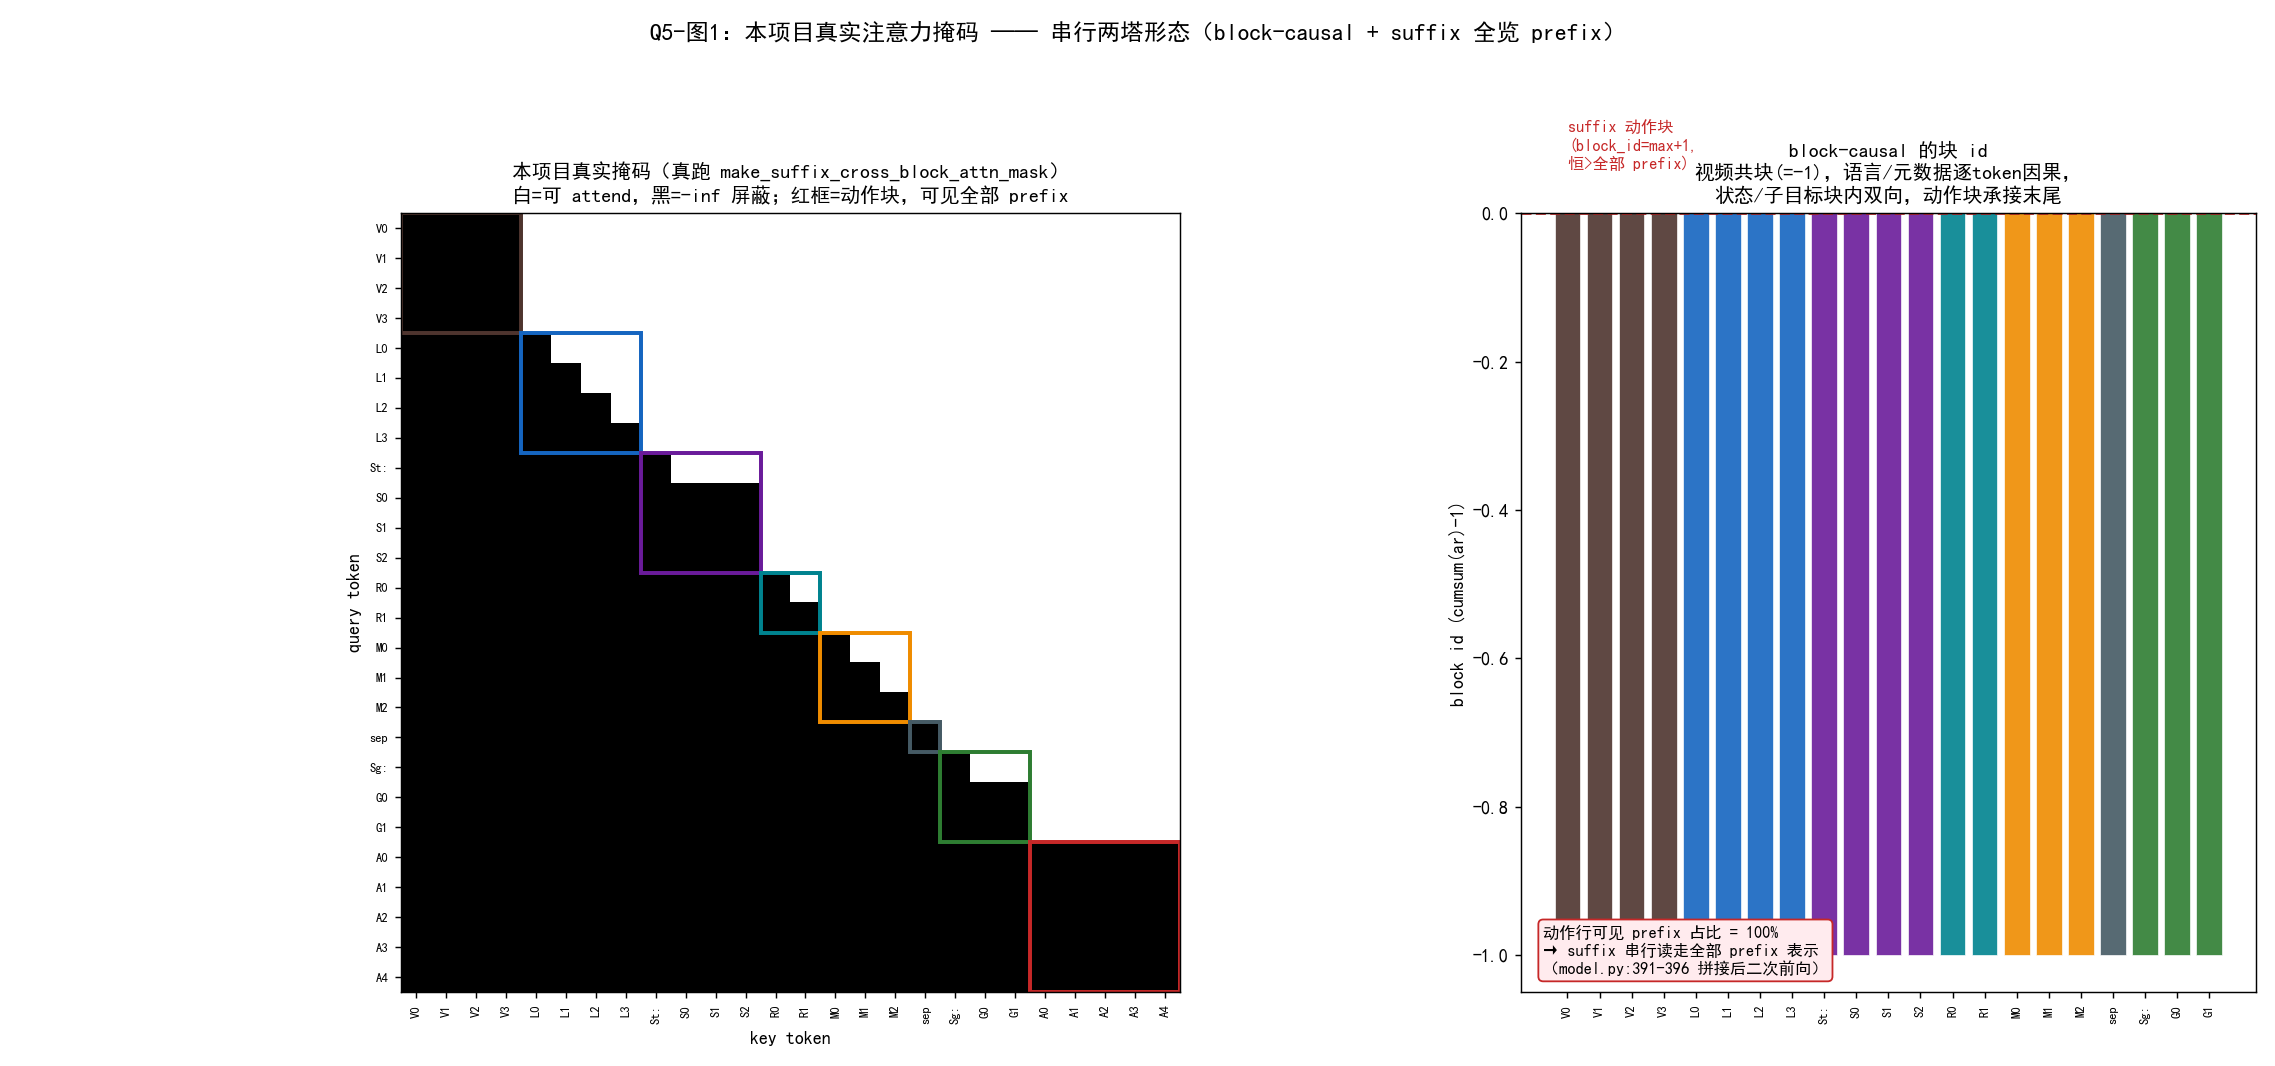

Recreate this plot in Python.
# -*- coding: utf-8 -*-
"""Q5-图1：本项目实际运行的注意力掩码（串行两塔 + block-causal）。

直接调用本项目的掩码函数跑出来的真实张量：
- make_block_attn_mask（src/models/vla/pi07/modules/attention.py:34）
- make_suffix_cross_block_attn_mask（同文件:76，suffix 可 cross-attend prefix）

按 model.py embed_prefix 布局（model.py:120-258）构造典型样本的 ar_mask：
  video(4,一块双向) | lang(4,逐token因果) | "State:"(1)+state(3,一块双向)
  | response(2) | metadata(3) | sep(1) | "Subgoal:"(1)+subgoal(2,一块双向)
  | suffix 动作块 chunk=5（块内双向）

关键结论（Q5 核心）：
本项目是串行两塔：prefix_model 跑完 N 层（model.py:357）-> 拼接（:391）
-> 才喂 action_model（:396）。动作块能看全部 prefix = "二次前向"形态。
与官方 interleaved 的差异见 Q5-图2/图3。
"""
from __future__ import annotations

import matplotlib.pyplot as plt
import numpy as np
import torch

from _shared import C_STD, OUT, setup_fonts
from models.vla.pi07.modules.attention import (
    block_ids,
    make_block_attn_mask,
    make_suffix_cross_block_attn_mask,
)

BLOCK_COLORS = {
    "video": "#4e342e", "lang": "#1565c0", "state": "#6a1b9a",
    "response": "#00838f", "metadata": "#ef8c00", "sep": "#455a64",
    "subgoal": "#2e7d32", "action": "#c62828",
}


def build_sample_ar():
    video_n, lang_n, state_n = 4, 4, 3
    resp_n, meta_n = 2, 3
    sg_n = 2
    chunk = 5
    ar = [False] * video_n                    # 视频：一块双向
    ar += [True] * lang_n                     # 语言：逐 token 因果
    ar += [True]                              # "State:" 指示（因果）
    ar += [True] + [False] * (state_n - 1)    # 状态块：双向
    ar += [True] * resp_n                     # response：逐 token 因果
    ar += [True] * meta_n                     # metadata：逐字段因果
    ar += [True]                              # 分隔符
    ar += [True]                              # "Subgoal:" 指示（因果）
    ar += [True] + [False] * (sg_n - 1)       # 子目标图像块：双向
    suffix_ar = [True] + [False] * (chunk - 1)  # 动作块内部双向
    prefix_ar = torch.tensor(ar, dtype=torch.bool)
    suffix_ar = torch.tensor(suffix_ar, dtype=torch.bool)
    return prefix_ar, suffix_ar, (video_n, lang_n, state_n, resp_n, meta_n, sg_n, chunk)


def block_label_of(idx, ns):
    video_n, lang_n, state_n, resp_n, meta_n, sg_n, chunk = ns
    segs = [(0, video_n, "video")]
    p = video_n
    segs.append((p, p + lang_n, "lang")); p += lang_n
    segs.append((p, p + 1, "state")); p += 1
    segs.append((p, p + state_n, "state")); p += state_n
    segs.append((p, p + resp_n, "response")); p += resp_n
    segs.append((p, p + meta_n, "metadata")); p += meta_n
    segs.append((p, p + 1, "sep")); p += 1
    segs.append((p, p + 1, "subgoal")); p += 1
    segs.append((p, p + sg_n, "subgoal")); p += sg_n
    for s, e, name in segs:
        if s <= idx < e:
            return name
    return "action"


def main():
    setup_fonts()
    prefix_ar, suffix_ar, ns = build_sample_ar()
    prefix_len = prefix_ar.shape[0]
    ids = block_ids(prefix_ar)[0]
    full = make_suffix_cross_block_attn_mask(prefix_len, suffix_ar, prefix_ar=prefix_ar)
    vis = (full == 0.0)[0].numpy()
    s_total = vis.shape[0]
    labels = ["V0", "V1", "V2", "V3", "L0", "L1", "L2", "L3", "St:",
              "S0", "S1", "S2", "R0", "R1", "M0", "M1", "M2", "sep",
              "Sg:", "G0", "G1", "A0", "A1", "A2", "A3", "A4"]
    block_of = [block_label_of(i, ns) for i in range(s_total)]
    action_see_prefix = vis[prefix_len:, :prefix_len].mean()
    print("s_total", s_total, "prefix_len", prefix_len)

    fig, axes = plt.subplots(1, 2, figsize=(17.5, 8.2),
                             gridspec_kw={"width_ratios": [2.1, 1.0]})
    # ---------------- 左：真实可见性矩阵 ----------------
    ax = axes[0]
    ax.imshow(vis, cmap="Greys", vmin=0, vmax=1)
    for name in ["video", "lang", "state", "response", "metadata", "sep",
                 "subgoal", "action"]:
        start, end = None, None
        for i, blk in enumerate(block_of):
            if blk == name:
                if start is None:
                    start = i
                end = i
        if start is not None:
            ax.add_patch(plt.Rectangle((start - 0.5, start - 0.5),
                                       end - start + 1, end - start + 1,
                                       fill=False, edgecolor=BLOCK_COLORS[name],
                                       linewidth=2.2))
    ax.set_xticks(range(s_total))
    ax.set_yticks(range(s_total))
    ax.set_xticklabels(labels, rotation=90, fontsize=7)
    ax.set_yticklabels(labels, fontsize=7)
    ax.set_xlabel("key token")
    ax.set_ylabel("query token")
    ax.set_title("本项目真实掩码（真跑 make_suffix_cross_block_attn_mask）\n"
                 "白=可 attend，黑=-inf 屏蔽；红框=动作块，可见全部 prefix",
                 fontsize=11)
    # ---------------- 右：block id + 结论 ----------------
    ax = axes[1]
    ids_np = ids.numpy()
    xs = np.arange(prefix_len)
    ax.bar(xs, ids_np, color=[BLOCK_COLORS[block_of[i]] for i in range(prefix_len)],
           alpha=0.9, edgecolor="white", linewidth=0.4)
    ax.axhline(ids_np.max() + 1, color=C_STD, linestyle="--", linewidth=1.5)
    ax.text(0.02, ids_np.max() + 1.06, "suffix 动作块\n(block_id=max+1,\n恒>全部 prefix)",
            color=C_STD, fontsize=9)
    ax.set_xticks(xs)
    ax.set_xticklabels(labels[:prefix_len], rotation=90, fontsize=7)
    ax.set_ylabel("block id (cumsum(ar)-1)")
    ax.set_title("block-causal 的块 id\n视频共块(=-1)，语言/元数据逐token因果，\n"
                 "状态/子目标块内双向，动作块承接末尾",
                 fontsize=11)
    ax.text(0.03, 0.02,
            f"动作行可见 prefix 占比 = {action_see_prefix*100:.0f}%\n"
            "→ suffix 串行读走全部 prefix 表示\n（model.py:391-396 拼接后二次前向）",
            transform=ax.transAxes, fontsize=9, va="bottom",
            bbox=dict(boxstyle="round", facecolor="#ffebee", edgecolor=C_STD))
    fig.suptitle("Q5-图1：本项目真实注意力掩码 —— 串行两塔形态（block-causal + suffix 全览 prefix）",
                 fontsize=13, fontweight="bold")
    fig.tight_layout(rect=[0, 0, 1, 0.95])
    out = OUT / "plot_q5_attn_mask.png"
    fig.savefig(out, dpi=130)
    print(f"saved: {out}")
    print(f"prefix_len={prefix_len}, s_total={s_total}, "
          f"action_see_prefix={action_see_prefix*100:.1f}%")
    print(f"block_ids={ids.numpy().tolist()}")


if __name__ == "__main__":
    main()
